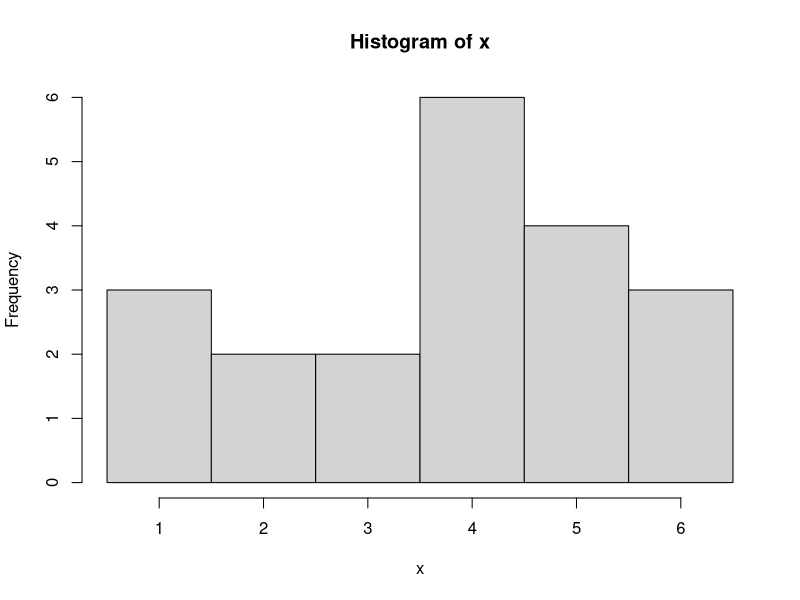
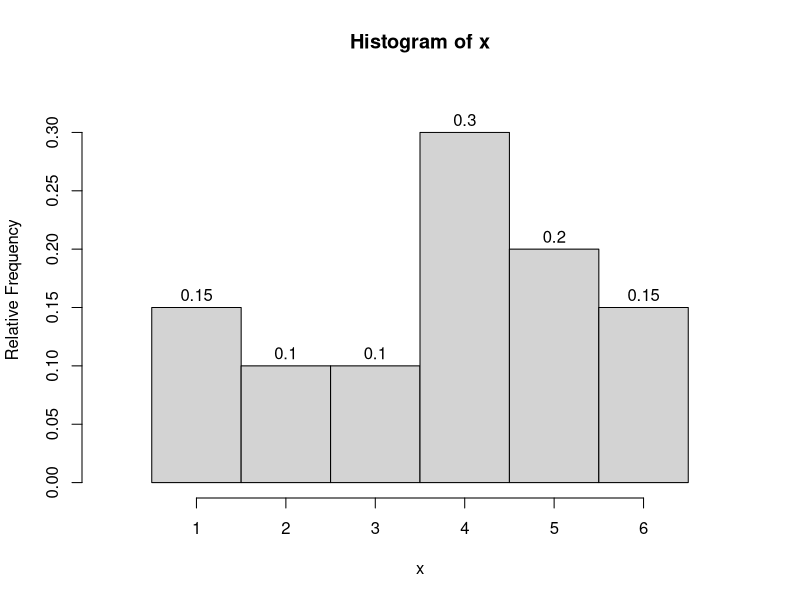
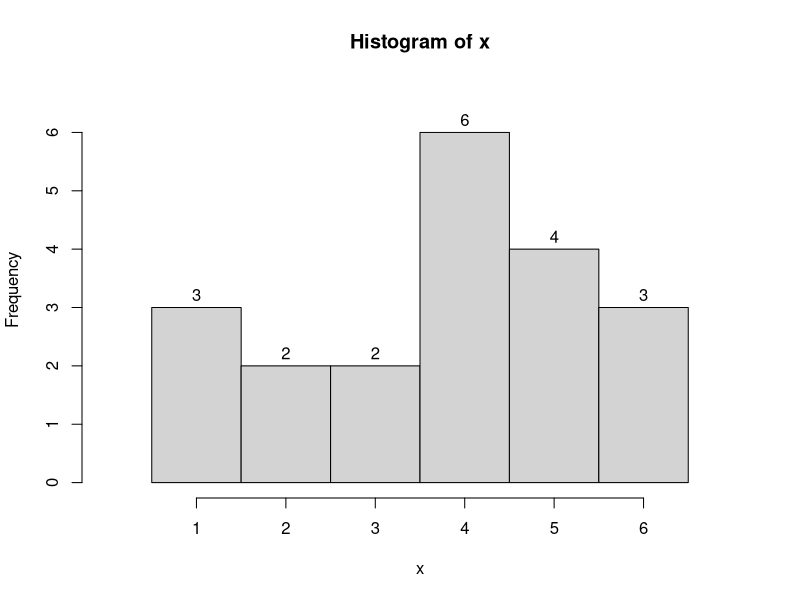

Here is the R script that generated these plots, in order:
## ---- chunk 1
n = sample(c(20,50,100,200,500,1000),1)
i = 1:n
type = sample(1:2,1)
ns = c(6,8)[type]
x = sample(1:ns,n,T)
brks = 1:(ns+1)-0.5
myhist = hist(x,breaks=brks)
counts = myhist$counts
strdie = c("six","eight")[type]

b1 = sample(brks[3:(length(brks)-1)],1)
n1 = sum(x<b1)
b2 = sample(brks[2:(length(brks)-2)],1)
n2 = sum(x>b2)
b3 = sort(sample(brks[2:(length(brks)-1)],2))
c3 = mean(b3)
r3 = (b3[2]-b3[1])/2
n3 = sum(abs(x-c3)<r3)
b4 = sort(sample(brks[2:(length(brks)-1)],2))
c4 = mean(b4)
r4 = (b4[2]-b4[1])/2
n4 = sum(abs(x-c4)>r4)

b5 = sample(brks[3:(length(brks)-1)],1)
n5 = sum(x<b5)
b6 = sample(brks[2:(length(brks)-2)],1)
n6 = sum(x>b6)
b7 = sort(sample(brks[2:(length(brks)-1)],2))
c7 = mean(b7)
r7 = (b7[2]-b7[1])/2
if(r7==round(r7)){
  wrd7 = "integer"
} else {
  wrd7 = "half-integer"
}
n7 = sum(abs(x-c7)<r7)
b8 = sort(sample(brks[2:(length(brks)-1)],2))
c8 = mean(b8)
r8 = (b8[2]-b8[1])/2
if(r8==round(r8)){
  wrd8 = "integer"
} else {
  wrd8 = "half-integer"
}
n8 = sum(abs(x-c8)>r8)
p1 = n1/n
p2 = n2/n
p3=n3/n
p4=n4/n
p5=n5/n
p6=n6/n
p7=n7/n
p8=n8/n
## ---- chunk 2
ylim = max(counts/n)*1.1
hist(x,breaks=brks,labels = TRUE,ylim=c(0,ylim),xlim=c(0,ns+1),freq=F,ylab="Relative Frequency",xaxt='n')
axis(1,1:ns)
## ---- chunk 3
ylim = max(counts)*1.1
hist(x,breaks=brks,labels = TRUE,ylim=c(0,ylim),xlim=c(0,ns+1),xaxt='n')
axis(1,1:ns)
